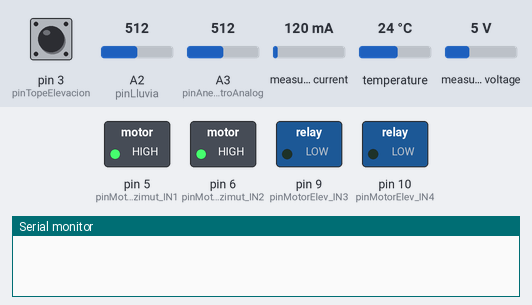
The sketch below on a simulated Arduino Uno, built with avr-gcc and run on an emulated ATmega328P. On the bench: switched loads named in the sketch (green lamp = pin HIGH), the last lines printed to the serial monitor. Inputs (shaded band) come from the test bench; at power-on: A2 (pinLluvia) = 512, pin 3 (pinTopeElevacion) HIGH, A3 (pinAnemometroAnalog) = 512, measured current 120 mA, temperature 24 °C, measured voltage 5 V. The local clock reads 2024-03-15 10:24:30 at power-on unless the sketch sets it.

Above: at 0.01 s.
At 1.8 s:
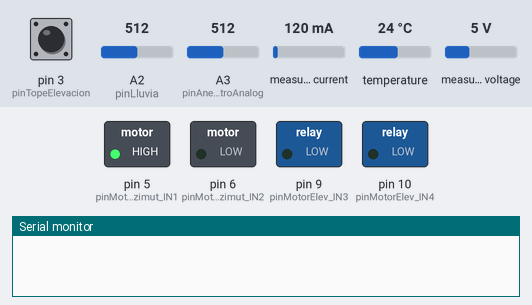
At 19.4 s:
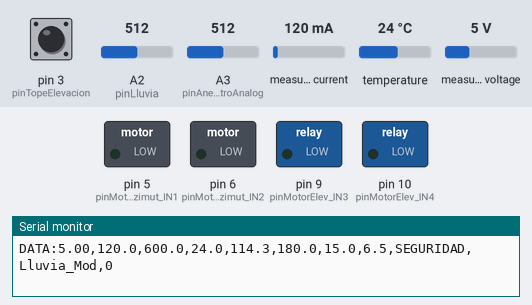
19.5 s: A2 (pinLluvia) set to 468
21.0 s: A2 (pinLluvia) set to 439
Timing chart, 0 to 24.0 s (numbered marks = the images above; inputs shaded):
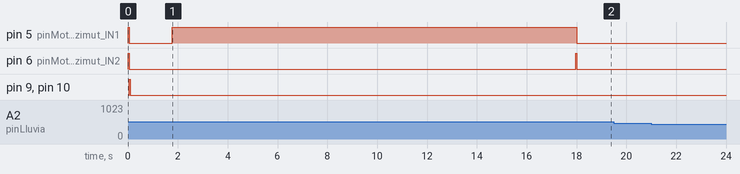

The sketch:

AUR3.ino
```cpp
#include <Wire.h>
#include <math.h>
#include "RTClib.h"
#include <OneWire.h>
#include <DallasTemperature.h>
#include <Adafruit_INA219.h>

// CONSTANTES GEOESPACIALES Y FÍSICAS
const float LATITUDE        = 18.0011;
const float LONGITUDE       = -93.3756;
const int   TIMEZONE        = -6;

const float PANEL_AREA_M2   = 0.035475;  // Área total real
const float PANEL_P_PEAK    = 4.94;      // Potencia nominal STC

#define DEG_TO_RAD 0.017453292519943295
#define RAD_TO_DEG 57.29577951308232

const float ANGULAR_DEADBAND = 2.5;     // Histéresis angular mínima (grados)

// Calibración cinemática (ms por grado recorrido)
const unsigned long MS_POR_GRADO_ELEV = 250;
const unsigned long MS_POR_GRADO_AZIM = 180;

// --- LÍMITES DE POTENCIA PWM (Jumpers ENA y ENB colocados en L298N) ---
const int PWM_MAX_AZIMUT = 255; // Motor de 12V (Azimut)
const int PWM_MAX_ELEV   = 105; // Motor amarillo TT 3.3V-6V (Elevación)

// Constantes del Anemómetro
const float KvMotor          = 600.0;
const float perimetroMetros  = 0.423;
const float factorCorreccion = 3.0;

// ASIGNACIÓN DE PINES
const int pinTempDS18B20     = 2;   // Bus OneWire
const int pinTopeElevacion   = 3;   // Microswitch fin de carrera (INPUT_PULLUP)
const int pinMotorAzimut_IN1 = 5;   // L298N IN1 -> OUT1/OUT2
const int pinMotorAzimut_IN2 = 6;   // L298N IN2 -> OUT1/OUT2
const int pinMotorElev_IN3   = 9;   // L298N IN3 -> OUT3/OUT4
const int pinMotorElev_IN4   = 10;  // L298N IN4 -> OUT3/OUT4

const int pinLluvia           = A2; // Sensor resistivo lluvia
const int pinAnemometroAnalog = A3; // Entrada analógica anemómetro

// MÁQUINA DE ESTADOS FINITOS (FSM) Y VARIABLES GLOBALES
enum SystemState {
  NIGHT_STOW,
  TRACKING,
  SAFETY_STOW,
  STANDBY_REMOTO
};

SystemState currentState = TRACKING;
bool corteLogicoL298N = false;

RTC_DS3231 rtc;
Adafruit_INA219 ina219;
OneWire oneWire(pinTempDS18B20);
DallasTemperature sensorTemp(&oneWire);

unsigned long tiempoAnteriorSensores = 0;
float targetAzimuth   = 90.0;
float targetElevation = 15.0;
float currentAzimuth  = 90.0;
float currentElev     = 15.0;

// Variables de sensores
float velocidadKMH        = 0.0;
float busVoltage_V        = 0.0;
float current_mA          = 0.0;
float power_mW            = 0.0;
float temperaturaPanel    = 25.0;
float rendimientoPanel    = 0.0;
const char* estadoLluvia  = "Seco";
bool topeMecanicoActivo   = false;
bool rtcDisponible        = false;
bool inaDisponible        = false;

// CONTROL ELECTROMECÁNICO CON FRENO DINÁMICO
void moverMotorSeguroPWM(int pinA, int pinB, int sentido, int pwmLimite) {
  if (corteLogicoL298N) {
    analogWrite(pinA, 0);
    analogWrite(pinB, 0);
    return;
  }

  if (sentido == 1) {
    analogWrite(pinA, pwmLimite);
    analogWrite(pinB, 0);
  } else if (sentido == -1) {
    analogWrite(pinA, 0);
    analogWrite(pinB, pwmLimite);
  } else {
    // Freno regenerativo activo
    analogWrite(pinA, 255);
    analogWrite(pinB, 255);
    delay(40);
    analogWrite(pinA, 0);
    analogWrite(pinB, 0);
  }
}

void ejecutarMovimientoSeguro(int inA, int inB, int sentido, unsigned long duracionTotalMs, bool esBajada, int pwmLimite) {
  if (corteLogicoL298N) return;

  unsigned long tiempoInicio = millis();
  moverMotorSeguroPWM(inA, inB, sentido, pwmLimite);

  while (millis() - tiempoInicio < duracionTotalMs) {
    if (esBajada) {
      topeMecanicoActivo = (digitalRead(pinTopeElevacion) == LOW);
      if (topeMecanicoActivo) {
        moverMotorSeguroPWM(inA, inB, 0, pwmLimite);
        currentElev = 0.0;
        return;
      }
    }
    delay(20);
  }
  moverMotorSeguroPWM(inA, inB, 0, pwmLimite);
}

void ajustarActuadores() {
  if (corteLogicoL298N || currentState == STANDBY_REMOTO) {
    moverMotorSeguroPWM(pinMotorAzimut_IN1, pinMotorAzimut_IN2, 0, 0);
    moverMotorSeguroPWM(pinMotorElev_IN3, pinMotorElev_IN4, 0, 0);
    return;
  }

  // --- EJE DE ELEVACIÓN ---
  float deltaElev = targetElevation - currentElev;
  if (abs(deltaElev) > ANGULAR_DEADBAND) {
    unsigned long tiempoElevMs = (unsigned long)(abs(deltaElev) * MS_POR_GRADO_ELEV);
    if (deltaElev > 0) {
      ejecutarMovimientoSeguro(pinMotorElev_IN3, pinMotorElev_IN4, 1, tiempoElevMs, false, PWM_MAX_ELEV);
      currentElev = targetElevation;
    } else {
      ejecutarMovimientoSeguro(pinMotorElev_IN3, pinMotorElev_IN4, -1, tiempoElevMs, true, PWM_MAX_ELEV);
      if (!topeMecanicoActivo) {
        currentElev = targetElevation;
      }
    }
  }

  // --- EJE DE AZIMUT ---
  float deltaAz = targetAzimuth - currentAzimuth;
  if (abs(deltaAz) > ANGULAR_DEADBAND) {
    unsigned long tiempoAzimMs = (unsigned long)(abs(deltaAz) * MS_POR_GRADO_AZIM);
    if (deltaAz > 0) {
      ejecutarMovimientoSeguro(pinMotorAzimut_IN1, pinMotorAzimut_IN2, 1, tiempoAzimMs, false, PWM_MAX_AZIMUT);
    } else {
      ejecutarMovimientoSeguro(pinMotorAzimut_IN1, pinMotorAzimut_IN2, -1, tiempoAzimMs, false, PWM_MAX_AZIMUT);
    }
    currentAzimuth = targetAzimuth;
  }
}

// ALGORITMO ASTRONÓMICO RIGUROSO
int calcularDiaDelAno(int y, int m, int d) {
  int diasMes[] = {0, 31, 28, 31, 30, 31, 30, 31, 31, 30, 31, 30, 31};
  if ((y % 4 == 0 && y % 100 != 0) || (y % 400 == 0)) diasMes[2] = 29;
  int diaAno = d;
  for (int i = 1; i < m; i++) diaAno += diasMes[i];
  return diaAno;
}

void calcularPosicionSolar(DateTime dt) {
  int N = calcularDiaDelAno(dt.year(), dt.month(), dt.day());
  float horaDecimal = dt.hour() + (dt.minute() / 60.0) + (dt.second() / 3600.0);

  float gamma = 2.0 * M_PI * (N - 1) / 365.0;
  float declinacion = 23.45 * sin((284 + N) * (360.0 / 365.0) * DEG_TO_RAD) * DEG_TO_RAD;

  float eqtime = 229.18 * (0.000075 + 0.001868 * cos(gamma) - 0.032077 * sin(gamma)
                 - 0.014615 * cos(2 * gamma) - 0.040849 * sin(2 * gamma));

  float timeOffset = eqtime + 4.0 * (LONGITUDE - (15.0 * TIMEZONE));
  float trueSolarTime = horaDecimal * 60.0 + timeOffset;
  float hrAngle = (trueSolarTime / 4.0 - 180.0) * DEG_TO_RAD;
  float latRad = LATITUDE * DEG_TO_RAD;

  float cosZenith = sin(latRad) * sin(declinacion) + cos(latRad) * cos(declinacion) * cos(hrAngle);
  cosZenith = constrain(cosZenith, -1.0, 1.0);
  float zenith = acos(cosZenith);
  targetElevation = 90.0 - (zenith * RAD_TO_DEG);

  float cosAzimuth = (sin(latRad) * cosZenith - sin(declinacion)) / (cos(latRad) * sin(zenith));
  cosAzimuth = constrain(cosAzimuth, -1.0, 1.0);
  float az = acos(cosAzimuth) * RAD_TO_DEG;

  if (hrAngle > 0) {
    targetAzimuth = 360.0 - az;
  } else {
    targetAzimuth = az;
  }
}

float calcularRendimientoReal(float pGeneradaWatts, float elevacionSolar) {
  if (elevacionSolar <= 5.0) return 0.0;
  float gTeorica = 1000.0 * sin(elevacionSolar * DEG_TO_RAD);
  if (gTeorica <= 50.0) return 0.0;
  float pIncidente = gTeorica * PANEL_AREA_M2;
  return (pGeneradaWatts / pIncidente) * 100.0;
}

void leerSensores() {
  // FILTRO TEMPORAL PARA ENTRADAS DESCONECTADAS / RUIDO FLOTANTE:
  // Si A3 está desconectado físicamente, fijamos 0.0 km/h
  int rawAnem = analogRead(pinAnemometroAnalog);
  if (rawAnem < 15 || rawAnem > 1010) {
    velocidadKMH = 0.0;
  } else {
    float voltAnem = (rawAnem * 5.0) / 1023.0;
    float rpm = voltAnem * KvMotor;
    velocidadKMH = (((rpm * perimetroMetros) / 60.0) * factorCorreccion) * 3.6;
  }

  // Si A2 está con cables pelados o desconectado, protegemos contra falsa tormenta
  int rawLluvia = analogRead(pinLluvia);
  if (rawLluvia < 150) estadoLluvia = "Seco"; // Desconectado / Ruido a GND
  else if (rawLluvia < 450) estadoLluvia = "Tormenta";
  else if (rawLluvia < 750) estadoLluvia = "Lluvia_Mod";
  else estadoLluvia = "Seco";

  topeMecanicoActivo = (digitalRead(pinTopeElevacion) == LOW);

  sensorTemp.requestTemperatures();
  float tLeida = sensorTemp.getTempCByIndex(0);
  if (tLeida > -55.0 && tLeida < 125.0) {
    temperaturaPanel = tLeida;
  }

  if (inaDisponible) {
    busVoltage_V = ina219.getBusVoltage_V();
    current_mA   = ina219.getCurrent_mA();
    power_mW     = ina219.getPower_mW();
  } else {
    busVoltage_V = 0.0;
    current_mA   = 0.0;
    power_mW     = 0.0;
  }

  rendimientoPanel = calcularRendimientoReal(power_mW / 1000.0, targetElevation);
}

void escucharComandosESP32() {
  if (Serial.available()) {
    String comando = Serial.readStringUntil('\n');
    comando.trim();
    if (comando == "CMD:PARO" || comando == "CMD:DESENERGIZAR") {
      corteLogicoL298N = true;
      currentState = STANDBY_REMOTO;
      moverMotorSeguroPWM(pinMotorAzimut_IN1, pinMotorAzimut_IN2, 0, 0);
      moverMotorSeguroPWM(pinMotorElev_IN3, pinMotorElev_IN4, 0, 0);
    } else if (comando == "CMD:REANUDAR" || comando == "CMD:TRACKING") {
      corteLogicoL298N = false;
      currentState = TRACKING;
    }
  }
}

void setup() {
  Serial.begin(9600);

  pinMode(pinMotorAzimut_IN1, OUTPUT);
  pinMode(pinMotorAzimut_IN2, OUTPUT);
  pinMode(pinMotorElev_IN3, OUTPUT);
  pinMode(pinMotorElev_IN4, OUTPUT);
  pinMode(pinTopeElevacion, INPUT_PULLUP);

  moverMotorSeguroPWM(pinMotorAzimut_IN1, pinMotorAzimut_IN2, 0, 0);
  moverMotorSeguroPWM(pinMotorElev_IN3, pinMotorElev_IN4, 0, 0);

  sensorTemp.begin();
  sensorTemp.setWaitForConversion(true);

  Wire.begin();
  Wire.setClock(100000);

  rtcDisponible = rtc.begin();
  inaDisponible = ina219.begin();
}

void loop() {
  escucharComandosESP32();

  DateTime ahora = rtcDisponible ? rtc.now() : DateTime(2026, 9, 13, 12, 0, 0);
  unsigned long tiempoActual = millis();

  if (tiempoActual - tiempoAnteriorSensores >= 1000) {
    tiempoAnteriorSensores = tiempoActual;

    leerSensores();
    calcularPosicionSolar(ahora);

    if (currentState != STANDBY_REMOTO) {
      if (velocidadKMH >= 50.0 || strcmp(estadoLluvia, "Tormenta") == 0) {
        currentState = SAFETY_STOW;
      } else if (targetElevation < 0.0) {
        currentState = NIGHT_STOW;
      } else {
        currentState = TRACKING;
      }
    }

    const char* strEstado = "TRACKING";
    switch (currentState) {
      case STANDBY_REMOTO:
        strEstado = "STANDBY";
        ajustarActuadores();
        break;
      case SAFETY_STOW:
        strEstado = "SEGURIDAD";
        targetAzimuth   = 180.0;
        targetElevation = 15.0;
        ajustarActuadores();
        break;
      case NIGHT_STOW:
        strEstado = "REPOSO_NOCHE";
        targetAzimuth   = 90.0;
        targetElevation = 15.0;
        ajustarActuadores();
        break;
      case TRACKING:
        strEstado = "SEGUIMIENTO";
        ajustarActuadores();
        break;
    }

    // Trama serial estricta de 11 variables separadas por coma
    Serial.print(F("DATA:"));
    Serial.print(busVoltage_V, 2);      Serial.print(F(","));
    Serial.print(current_mA, 1);        Serial.print(F(","));
    Serial.print(power_mW, 1);          Serial.print(F(","));
    Serial.print(temperaturaPanel, 1);  Serial.print(F(","));
    Serial.print(velocidadKMH, 1);      Serial.print(F(","));
    Serial.print(targetAzimuth, 1);     Serial.print(F(","));
    Serial.print(targetElevation, 1);   Serial.print(F(","));
    Serial.print(rendimientoPanel, 1);  Serial.print(F(","));
    Serial.print(strEstado);            Serial.print(F(","));
    Serial.print(estadoLluvia);         Serial.print(F(","));
    Serial.print(topeMecanicoActivo ? "1" : "0");
    Serial.println();
  }
}
```
